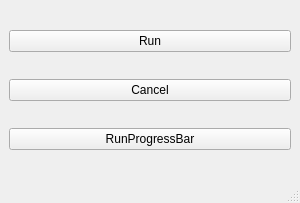
<?xml version="1.0" encoding="UTF-8"?>
<ui version="4.0">
 <class>AsyncPysideMainWindow</class>
 <widget class="QMainWindow" name="AsyncPysideMainWindow">
  <property name="geometry">
   <rect>
    <x>0</x>
    <y>0</y>
    <width>300</width>
    <height>203</height>
   </rect>
  </property>
  <property name="windowTitle">
   <string>AsyncPysideWindow</string>
  </property>
  <widget class="QWidget" name="centralwidget">
   <layout class="QVBoxLayout" name="verticalLayout">
    <item>
     <widget class="QPushButton" name="runBT">
      <property name="text">
       <string>Run</string>
      </property>
     </widget>
    </item>
    <item>
     <widget class="QPushButton" name="cancelBT">
      <property name="text">
       <string>Cancel</string>
      </property>
     </widget>
    </item>
    <item>
     <widget class="QPushButton" name="runProgressBarBT">
      <property name="text">
       <string>RunProgressBar</string>
      </property>
     </widget>
    </item>
   </layout>
  </widget>
  <widget class="QMenuBar" name="menubar">
   <property name="geometry">
    <rect>
     <x>0</x>
     <y>0</y>
     <width>300</width>
     <height>21</height>
    </rect>
   </property>
  </widget>
  <widget class="QStatusBar" name="statusbar"/>
 </widget>
 <resources/>
 <connections/>
</ui>
